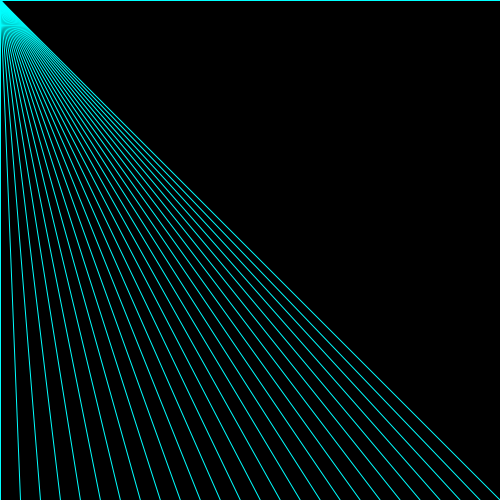
Frame 1 (no input)
Frame 60 (the mouse pressed at the canvas centre just before this capture): identical to frame 1, image omitted
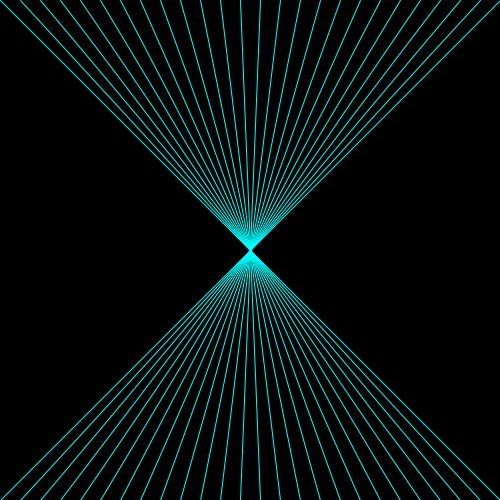
Frame 120 (the mouse held since frame 60 and released just before this capture)

The Processing sketch that drew these frames (run headless with seeded random() and noise(); from frame 60 on, the mouse is pressed at the canvas centre):

// Processing sketch: processing_38070
// ── processing_38070.pde


void setup()
{
size(500, 500);
background (255, 255, 255);
strokeWeight(1);
stroke(0,255,255);
smooth();
}

void draw()
{
 background(0);
 
 int rows = 25;
 
 for(int i=0; i<=rows; i++)
 {
   line(i*20, 0, mouseX, mouseY);
   line(i*20, 500, mouseX, mouseY);
 }
}
